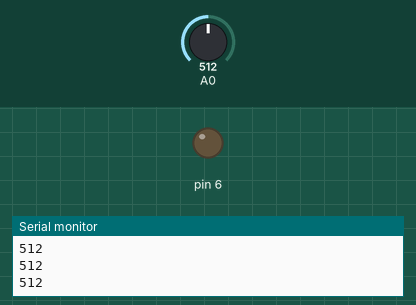
The sketch below on a simulated Arduino Uno, built with avr-gcc and run on an emulated ATmega328P. On the bench: output pins drawn as LEDs (lit = HIGH), the last lines printed to the serial monitor. Inputs (shaded band) come from the test bench; at power-on: A0 = 512.

Above: at 1.2 s.
1.3 s: A0 set to 716
At 1.8 s:
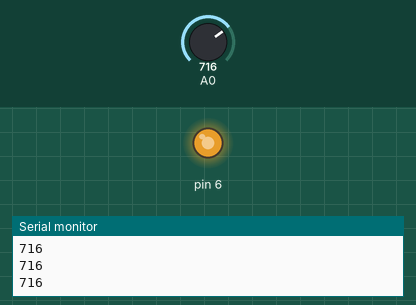
2.8 s: A0 set to 753
At 4.0 s:
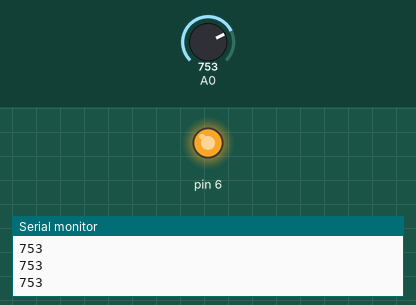
4.3 s: A0 set to 768
At 5.3 s:
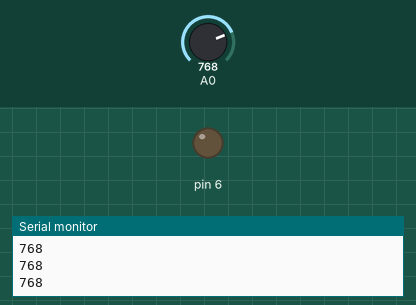
5.8 s: A0 set to 900
At 6.5 s:
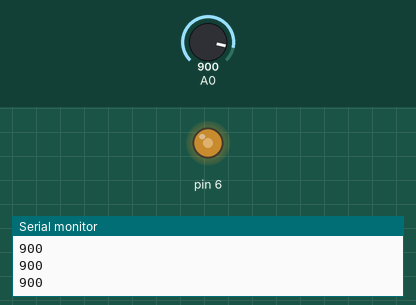
7.3 s: A0 set to 306
At 7.6 s:
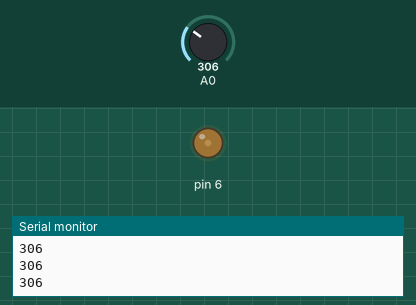
8.8 s: A0 set to 0
At 10.0 s:
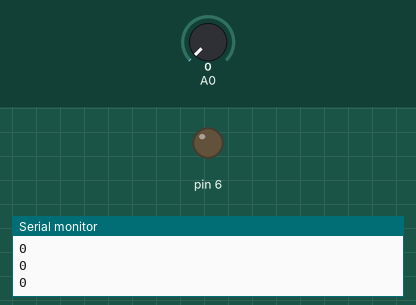
Timing chart, 0 to 11.3 s (numbered marks = the images above; inputs shaded):
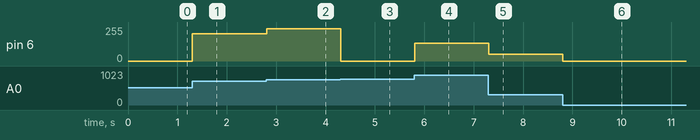

Measured:
- the behaviour switches between 767 and 768 on A0 (found by bisection; images 2 and 3)
- after the input at 1.3 s, pin 6: 0/255 → 204/255 at once
- after the input at 2.8 s, pin 6: 204/255 → 241/255 at once
- after the input at 4.3 s, pin 6: 241/255 → 0/255 at once
- after the input at 5.8 s, pin 6: 0/255 → 132/255 at once
- after the input at 7.3 s, pin 6: 132/255 → 50/255 at once
- after the input at 8.8 s, pin 6: 50/255 → 0/255 at once

The sketch:

arduino_mic.ino
```cpp
int a=0;
void setup() {
  // put your setup code here, to run once:
  pinMode(A0,INPUT);
  pinMode(6,OUTPUT);
  Serial.begin(9600);
}

void loop() {
  // put your main code here, to run repeatedly:
  a=analogRead(A0);
  //a=(255.0/1024)*a;
  Serial.println(a);
  analogWrite(6,a);
}
```
